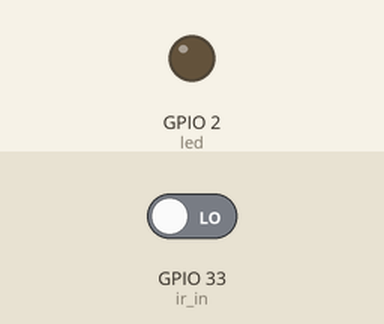
Bench run of a sketch on a simulated ESP32. Parts: output pins drawn as LEDs (lit = HIGH). The inputs (shaded band) are chosen by the test bench; at power-on: GPIO 33 (ir_in) LOW. What the sketch prints to the serial monitor is not drawn.

Above: at 1.2 s.
1.3 s: GPIO 33 (ir_in) driven HIGH
At 1.7 s:
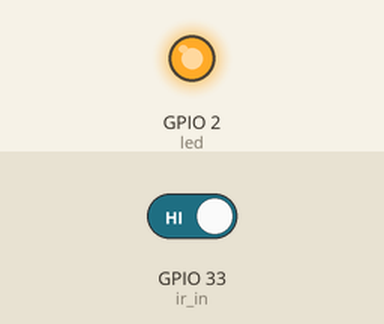
2.8 s: GPIO 33 (ir_in) driven LOW
At 4.0 s:
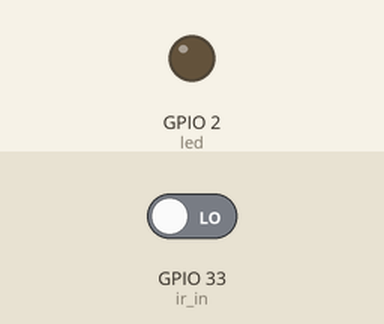
Timing chart, 0 to 5.8 s (numbered marks = the images above; inputs shaded):
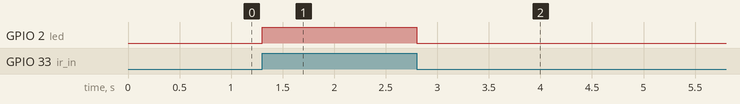

Measured:
- after the input at 1.3 s, GPIO 2 (led): LOW → HIGH at once
- after the input at 2.8 s, GPIO 2 (led): HIGH → LOW at once

The sketch:

sketch_feb1a.ino
```cpp
const int ir_in = 33 ;
const int led = 2;

void setup() {
  Serial.begin(115200);
  pinMode(ir_in, INPUT);
  pinMode(led, OUTPUT);
  Serial.print("initing Program:!");
  // put your setup code here, to run once:

}

void loop() {
  Serial.println(digitalRead(ir_in));
  if (digitalRead(ir_in)){
    digitalWrite(led, HIGH);
  } else {
    digitalWrite(led, LOW);
  }
  // put your main code here, to run repeatedly:

}
```
